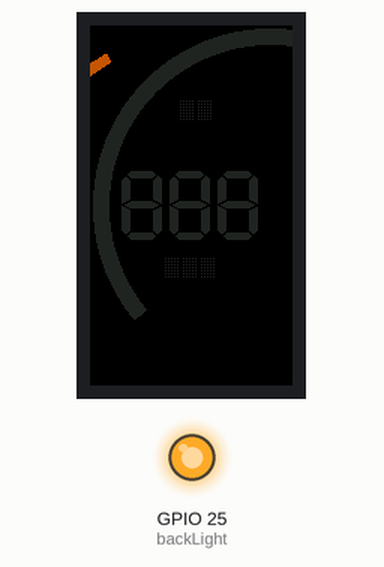
A sketch run on a simulated ESP32. Parts: 135×240 colour display, output pins drawn as LEDs (lit = HIGH).

Above: at 1.2 s.
At 1.9 s:
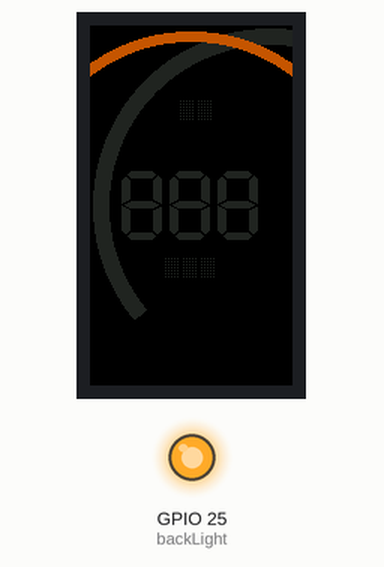
At 5.6 s:
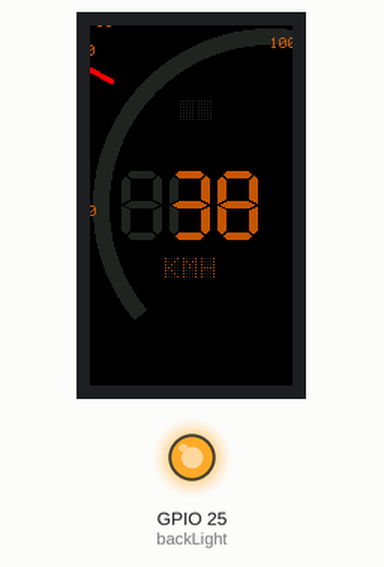
At 9.39 s:
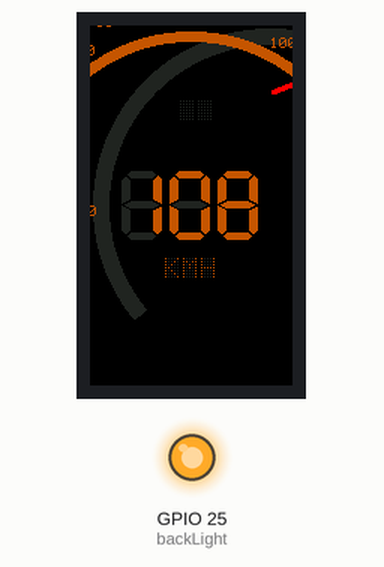
At 16.54 s:
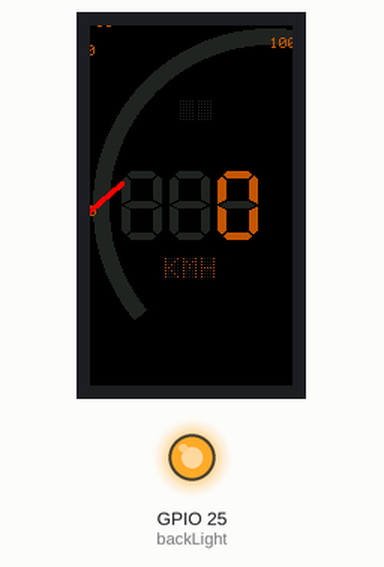
At 16.97 s:
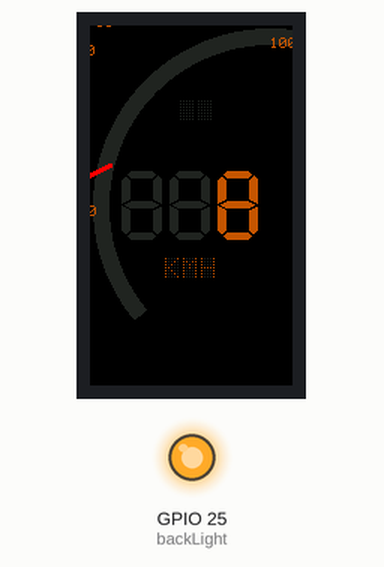

The sketch:

code.ino
```cpp
#include "config.h"
#include "TFTExtended.h"

#define LED 7       // 7 DIGIT LED SIM FONT TYPE IDENTIFIER
#define GHOST "888" // GHOST LED TEXT

TFT_eSPI tft = TFT_eSPI();
TFTExtended sprite = TFTExtended(&tft);

int number = 0;

// PINS
const int backLight = 25; // GPIO25

// VIEWPORT CALCULATIONS
const int viewportWidth   = tft.getViewportWidth();
const int viewportHeight  = tft.getViewportHeight();
const int viewportCenterX = tft.getViewportWidth() / 2;
const int viewportCenterY = tft.getViewportHeight() / 2;
const int LEDWidth        = tft.textWidth(GHOST, LED);
const int LEDHeight       = tft.fontHeight(LED);

// SCALE SETTINGS
const int startAngle = 50;
const int endAngle   = 270;
const int maxScale   = 120;

// DYNAMIC HORIZONTAL AND VERTICAL POSITION
int vPos;
int hPos;

// TIME SETTINGS
unsigned long last = 0UL;

bool maxScaleReached = false;

void setup(void) {

    // INIT PINS
    pinMode(backLight, OUTPUT);

    // INIT TFT
    tft.init();
    tft.setRotation(0);
    tft.setOrigin(0, 0);
    tft.fillScreen(GUI_BACKGROUND);

    // CALC 7 SEG VERTICAL AND HORIZONTAL POSITION
    vPos = calcVerticalCenter(viewportHeight, LEDHeight);
    hPos = calcHorizontalCenter(viewportWidth, LEDWidth);

    // INIT SPRITE
    sprite.setColorDepth(16);
    sprite.createSprite(viewportWidth, viewportHeight);
    sprite.fillSprite(GUI_BACKGROUND);

    // DRAW GHOST SCREEN
    drawGhostScreen(sprite);

    // SET BACKLIGHT BRIGHTNESS
    analogWrite(backLight, BRIGHTNESS);

    // INIT SCALE ANIMATION
    for (int angle = startAngle; angle <= endAngle; angle += 10) {
        sprite.drawSmoothArc(viewportCenterX, viewportCenterY, 116, 110, startAngle, angle + 1, GUI_ACCENT, GUI_BACKGROUND, true);
        sprite.pushSprite(0, 0);
        delay(1);
    }

    delay(1000);
}

void loop() {

    if (millis() - last > 10) {
        // number = random(55, 58);

        // CLEAR SPRITE
        sprite.fillSprite(GUI_BACKGROUND);

        // DRAW GHOST SCREEN AGAIN
        drawGhostScreen(sprite);

        // DEFINE TEXT COLOR
        sprite.setTextColor(GUI_ACCENT);

        // CALC ANGLE BASED ON MAX-SCALE
        int angle
            = startAngle + (number * (endAngle - startAngle) / maxScale);

        // DON'T DRAW ARC IF NUMBER IS 0
        if (angle != startAngle) {
            sprite.drawSmoothArc(viewportCenterX, viewportCenterY, 116, 110, startAngle, angle, GUI_ACCENT, GUI_BACKGROUND, true);
        }

        // DRAW 3 x 7 SEGMENT NUMBER
        int numberTextWidth = tft.textWidth(String(number), LED);
        int horizontalPos = calcHorizontalOffset(viewportWidth, numberTextWidth, LEDWidth);
        sprite.drawString(String(number), horizontalPos, vPos, LED);

        // DRAW SCALE
        sprite.drawScale(startAngle, endAngle, 104, 100, GUI_ACCENT, GUI_BACKGROUND, maxScale);

        // DRAW SCALE NUMBERS
        sprite.drawStandaloneScaleNumbers(startAngle, endAngle, 90, maxScale, 10, 1);

        // DRAW POINTER
        sprite.drawScale(angle, angle, 90, 60, TFT_RED, GUI_BACKGROUND, maxScale, 1, 3);

        int width, height;
        sprite.dotMatrixDimensions("KMH", 1, width, height);
        sprite.drawDotMatrix("KMH", viewportCenterX - (width / 2), 155, GUI_ACCENT, GUI_BACKGROUND, GUI_GHOST, 1);

        // sprite.drawDotMatrix("50", 60, 50, GUI_ACCENT, GUI_BACKGROUND, GUI_GHOST, 1);

        // PUSH SPRITE
        sprite.pushSprite(0, 0);

        // RUN DISPLAY TEST
        displayTest(TEST_ENABLED);

        last = millis();
    }
}
```

TFTExtended.h
```cpp
#ifndef TFT_EXTENDED_H
#define TFT_EXTENDED_H

#include "DotMatrix.h"
#include "TFT_eSPI.h"

class TFTExtended : public TFT_eSprite {

public:
    using TFT_eSprite::TFT_eSprite;

    /**
     * Draws a scale on the given sprite.
     *
     * @param startAngle The starting angle of the scale.
     * @param endAngle The ending angle of the scale.
     * @param outerRadius The outer radius of the scale.
     * @param innerRadius The inner radius of the scale.
     * @param foregroundColor The color of the scale markers.
     * @param backgroundColor The background color of the scale.
     * @param maxScale The maximum speed value for the scale.
     * @param steps The number of steps between each marker.
     * @param width The width of the scale markers.
     */
    void drawScale(int startAngle, int endAngle, int outerRadius, int innerRadius, uint16_t foregroundColor, uint16_t backgroundColor, int maxScale, int steps = 10, int width = 2)
    {
        for (int i = 0; i <= maxScale; i += steps) {
            int markerAngle = startAngle + (i * (endAngle - startAngle) / maxScale);
            int xStart, yStart, xEnd, yEnd;

            calcLinePositions(markerAngle, outerRadius, innerRadius, xStart, yStart, xEnd, yEnd);
            drawWideLine(xStart, yStart, xEnd, yEnd, width, foregroundColor, backgroundColor);
        }
    }

    /**
     * Draws a standalone scale with numbers.
     *
     * @param startAngle The starting angle of the scale.
     * @param endAngle The ending angle of the scale.
     * @param outerRadius The outer radius of the scale.
     * @param maxScale The maximum value on the scale.
     * @param steps The number of steps between each marker.
     * @param textSize The size of the scale numbers.
     */
    void drawStandaloneScaleNumbers(int startAngle, int endAngle, int outerRadius, int maxScale, int steps = 10, int textSize = 2)
    {
        for (int i = 0; i <= maxScale; i += steps) {
            int markerAngle = startAngle + (i * (endAngle - startAngle) / maxScale);
            calcNumberPositions(String(i).c_str(), markerAngle, outerRadius, textSize);
        }
    }

    /**
     * Draws a dot matrix representation of the given text on the sprite.
     *
     * @param text The text to be displayed.
     * @param x The x-coordinate of the top-left corner of the dot matrix.
     * @param y The y-coordinate of the top-left corner of the dot matrix.
     * @param color The color of the dots representing the text.
     * @param bgColor The background color of the dot matrix.
     * @param disableColor The color of the dots representing disabled parts of the text.
     * @param dotSize The size of each dot in the dot matrix.
     */
    void drawDotMatrix(const char* text, int x, int y, uint16_t color, uint16_t bgColor, uint16_t disableColor, int dotSize)
    {
        int len = strlen(text);
        int matrixWidth = 5;
        int matrixHeight = 7;

        for (int i = 0; i < len; i++) {
            char c = text[i];
            int index;

            if (c >= '0' && c <= '9') {
                index = c - '0';
            } else if (c >= 'A' && c <= 'Z') {
                index = c - 'A' + 10;
            } else {
                continue;
            }

            for (int row = 0; row < matrixHeight; row++) {
                for (int col = 0; col < matrixWidth; col++) {
                    int xOffset = col * (dotSize + 1);
                    int yOffset = row * (dotSize + 1);
                    if (dotMatrix[index][row] & (1 << (matrixWidth - 1 - col))) {
                        fillSmoothRoundRect(x + xOffset, y + yOffset, dotSize, dotSize, 0, color, color);
                    } else {
                        fillSmoothRoundRect(x + xOffset, y + yOffset, dotSize, dotSize, 0, disableColor, bgColor);
                    }
                }
            }

            x += (matrixWidth * (dotSize + 1)) + 2;
        }
    }

    void dotMatrixDimensions(const char* text, int dotSize, int& width, int& height)
    {
        int len = strlen(text);
        int matrixWidth = 5;
        int matrixHeight = 7;

        width = len * (matrixWidth * (dotSize + 1) + 2) - 2;
        height = matrixHeight * (dotSize + 1) - 1;
    }

private:
    /**
     * Calculates the start and end positions of a line based on the given angle and radii.
     *
     * @param angle The angle of the line.
     * @param outerRadius The outer radius of the line.
     * @param innerRadius The inner radius of the line.
     * @param xStart The x-coordinate of the starting point of the line.
     * @param yStart The y-coordinate of the starting point of the line.
     * @param xEnd The x-coordinate of the ending point of the line.
     * @param yEnd The y-coordinate of the ending point of the line.
     */
    void calcLinePositions(int angle, int outerRadius, int innerRadius, int& xStart, int& yStart, int& xEnd, int& yEnd)
    {
        float rad = degToRad(angle + 90);
        int cx = getViewportWidth() / 2;
        int cy = getViewportWidth() / 2;

        xStart = cx + cos(rad) * innerRadius;
        yStart = cy + sin(rad) * innerRadius;
        xEnd = cx + cos(rad) * outerRadius;
        yEnd = cy + sin(rad) * outerRadius;
    }

    /**
     * Draws a number at the specified angle and radius.
     *
     * @param number The number to draw.
     * @param angle The angle at which to draw the number.
     * @param radius The radius at which to draw the number.
     * @param size The size of the number.
     */
    void calcNumberPositions(const char* number, int angle, int radius, int size)
    {
        float rad = degToRad(angle + 90);
        int cx = getViewportWidth() / 2;
        int cy = getViewportWidth() / 2;
        int x = cx + cos(rad) * radius;
        int y = cy + sin(rad) * radius;

        int textWidth2 = textWidth(number, size);
        int textHeight = fontHeight(size);

        // Adjust position based on quadrant
        if (angle > 135 && angle < 225) {
            // Top
            x -= textWidth2 / 2;
            y -= textHeight / 2;
        } else if (angle >= 225 && angle <= 315) {
            // Left
            x -= textWidth2;
            y -= textHeight / 2;
        } else if (angle > 315 && angle < 360) {
            // Bottom
            x -= textWidth2 / 2;
        } else {
            // Right
            y -= textHeight / 2;
        }

        drawString(number, x, y, size);
    }

    /**
     * Converts degrees to radians.
     *
     * @param deg The angle in degrees.
     * @return The angle in radians.
     */
    float degToRad(int deg)
    {
        return deg * PI / 180.0;
    }
};

#endif
```

utils.ino
```cpp
/**
 * Converts an integer to a character array.
 *
 * @param number The integer to be converted.
 * @return The character array representation of the integer.
 */
char* intToChar(int number) {
    static char buffer[12]; // Statisch, um sicherzustellen, dass der Speicherbereich erhalten bleibt
    itoa(number, buffer, 10); // Konvertiert die Zahl in eine Zeichenkette im Dezimalsystem (Basis 10)
    return buffer; // Gibt den Zeiger auf den Buffer zurück
}

/**
 * Calculates the vertical center position based on the viewport height and font height.
 *
 * @param viewportHeight The height of the viewport.
 * @param offset The height of the font.
 * @return The vertical center position.
 */
int calcVerticalCenter(int viewportHeight, int offset) {
    return (viewportHeight - offset) / 2;
}

/**
 * Calculates the horizontal center position based on the viewport width and text width.
 *
 * @param viewportWidth The width of the viewport.
 * @param offset The width of the text.
 * @return The horizontal center position.
 */
int calcHorizontalCenter(int viewportWidth, int offset) {
    return (viewportWidth - offset) / 2;
}

/**
 * Calculates the horizontal offset for centering numbers based on the viewport width, text width, and maximum text width.
 *
 * @param viewportWidth The width of the viewport.
 * @param offset The width of the text.
 * @param maxTextWidth The maximum width of the text.
 * @return The horizontal offset for centering numbers.
 */
int calcHorizontalOffset(int viewportWidth, int offset, int maxTextWidth) {
    return (viewportWidth - offset) / 2 + (maxTextWidth - offset) / 2;
}

/**
 * Draws the whole ghost screen.
 *
 * @param ghostSprite The ghost sprite.
 */
void drawGhostScreen(TFTExtended& ghostSprite) {
    int width, height;
    ghostSprite.drawSmoothArc(120, 120, 118, 108, startAngle, endAngle, GUI_GHOST, GUI_BACKGROUND, true);
    ghostSprite.setTextColor(GUI_GHOST, GUI_BACKGROUND);
    ghostSprite.drawString(GHOST, hPos, vPos, LED);
    ghostSprite.drawScale(startAngle, endAngle, 104, 100, GUI_GHOST, GUI_BACKGROUND, maxScale);
    ghostSprite.drawDotMatrix("00", 60, 50, GUI_GHOST, GUI_BACKGROUND, GUI_GHOST, 1);
    ghostSprite.dotMatrixDimensions("000", 1, width, height);
    ghostSprite.drawDotMatrix("000", viewportCenterX - (width / 2), 155, GUI_GHOST, GUI_BACKGROUND, GUI_GHOST, 1);
}

/**
 * Displays the test based on the testEnabled flag.
 *
 * @param testEnabled Flag indicating whether the test is enabled or not.
 */
void displayTest(bool testEnabled) {
    if (testEnabled) {
        if (!maxScaleReached) {
            number += 2;
            if (number >= maxScale) {
                maxScaleReached = true;
            }
        } else {
            number -= 2;
            if (number <= 0) {
                maxScaleReached = false;
            }
        }
    }
}
```

config.h
```cpp
// TESTING MODE
#define TEST_ENABLED true

// BRIGHTNESS
#define BRIGHTNESS 255

// GUI MODES
#define DARK 1
#define LIGHT 2

// SET GUI MODE
#define GUI_MODE DARK

// ADDITIONAL COLORS
#if GUI_MODE == LIGHT
    #define GUI_ACCENT     0x0EDB // #08DADB / RGB(1, 54, 27) // VDF GREEN
    #define GUI_BACKGROUND 0xFFFF // #FFFFFF / RGB(255, 255, 255)
    #define GUI_GHOST 0xe71c
#else
    #define GUI_ACCENT     0xC2A0 // #C55500 / RGB(24, 21, 0) // AMBER
    #define GUI_BACKGROUND 0x0000 // #000000 / RGB(0, 0, 0)
    #define GUI_GHOST      0x2124 // #212421 / RGB(4, 9, 4)
#endif
```

Source omitted: DotMatrix.h (data table, 2042 bytes)

Measured:
- by itself, everything shown: repeats every 13.0 s, in 120 steps
- what the display in image 1 shows lasts 1.6 s, from 1.9 s to 3.5 s
